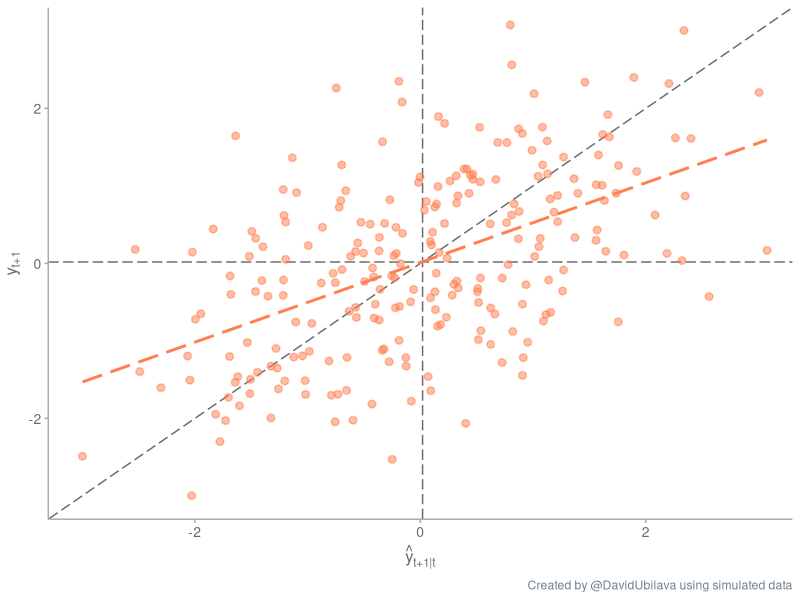
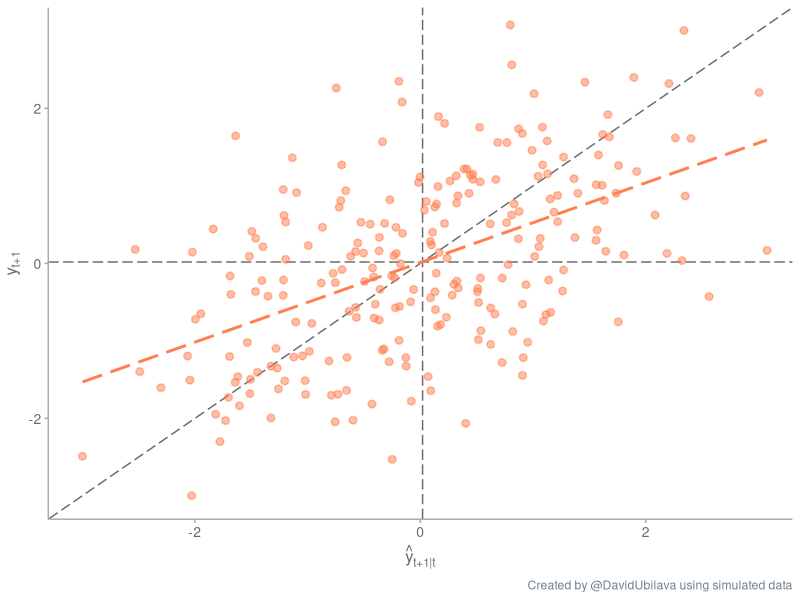

Here is the R script that generated these plots, in order:
# load the libraries (install them if needed)
library(data.table)
library(ggplot2)
library(Cairo)

# plot aesthetics
theme_guess <- function(){
  theme(
    panel.background=element_rect(fill="transparent",color=NA),
    plot.background=element_rect(fill="transparent",color=NA),
    legend.background=element_rect(fill="transparent",color=NA),
    plot.title=element_text(size=12,colour="dimgray"),
    axis.title=element_text(size=12,colour="dimgray"),
    axis.text=element_text(size=10,colour="dimgray",margin=margin(t=1,r=1,b=1,l=1)),
    axis.line=element_line(colour="darkgray"),
    axis.ticks=element_line(colour="darkgray"),
    legend.position="none",
    legend.title=element_blank(),
    legend.text=element_text(size=10,colour="dimgray"),
    legend.key.size=unit(.75,'lines'),
    plot.caption = element_text(colour="slategray"),
    strip.background=element_blank(),
    strip.text=element_text(size=10,colour="dimgray",face="bold",margin=margin(.1,0,.1,0,"cm"))
  )
}

# generate simulated data: AR(1) with b=0.5
n <- 240
set.seed(3)
y <- rnorm(n)
for(i in 2:n){
  y[i]=.5*y[i-1]+y[i]
}

R <- round(n/2)
P <- n-R

dt <- data.table(t=1:n,y)

dt[,`:=`(y1=shift(y,1))]

# plot realizations against forecasts with 'mincer-zarnowitz lines'
gg_mz <- ggplot(dt,aes(x=y1,y=y))+
  geom_hline(yintercept = mean(dt$y,na.rm=T),linewidth=.5,linetype=5,color="dimgray")+
  geom_vline(xintercept = mean(dt$y1,na.rm=T),linewidth=.5,linetype=5,color="dimgray")+
  geom_abline(intercept=0,slope=1,linewidth=.5,linetype=5,color="dimgray")+
  geom_point(size=2,stroke=.8,color="coral",fill="coral",alpha=.5,na.rm=T)+
  stat_smooth(method="lm",formula=y~x,se=F,color="coral",linewidth=1,linetype=5,na.rm=T)+
  labs(x=expression(hat(y)["t+1|t"]),y=expression(y["t+1"]),caption="Created by @DavidUbilava using simulated data")+
  coord_cartesian(xlim=c(-3,3),ylim=c(-3,3))+
  theme_classic()+
  theme_guess()

ggsave("figures/mz.png",gg_mz,width=6.5,height=6.5,dpi="retina",device="png")
ggsave("figures/mz.eps",gg_mz,width=6.5,height=6.5,dpi="retina",device=cairo_ps)
